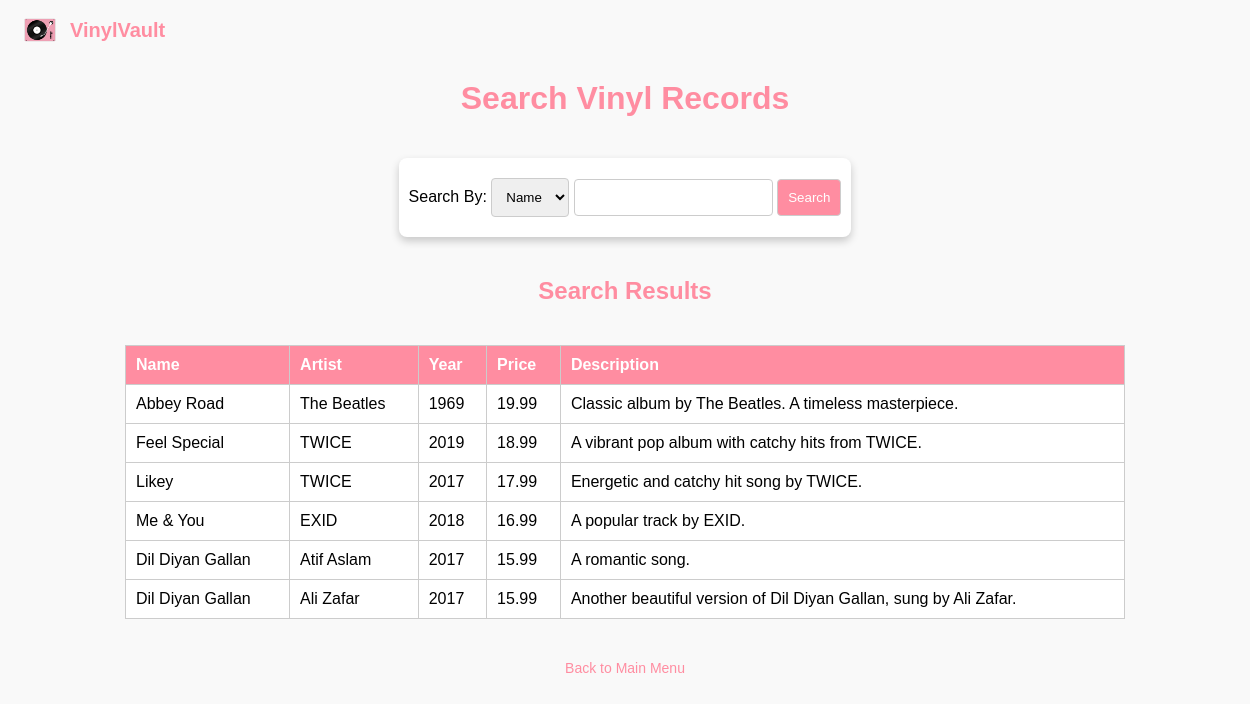
The app's page /search.php (signed in) with its own data.
### tables this page shows
CREATE TABLE `vinyls` (
  `id` int(11) NOT NULL,
  `title` varchar(128) NOT NULL,
  `artist` varchar(128) NOT NULL,
  `year` char(4) DEFAULT NULL,
  `description` text DEFAULT NULL,
  `price` decimal(10,2) NOT NULL
);

### search.php (the view, shortened to what this page needs)
<?php
require 'dblogin.php';
$searchTerm = isset($_GET['search']) ? $_GET['search'] : '';
$searchBy = isset($_GET['searchBy']) ? $_GET['searchBy'] : 'title';
$sql = "SELECT * FROM vinyls WHERE $searchBy LIKE ?";
$stmt = $pdo->prepare($sql);
$stmt->execute(["%$searchTerm%"]);
$records = $stmt->fetchAll();
?>
<!DOCTYPE html>
<html lang="en">
<head>
</head>
<body>
    <div class="header">
        <img src="vinyl.png" alt="VinylVault Logo">
        <h1>VinylVault</h1>
    </div>
    <h1>Search Vinyl Records</h1>
    <form action="" method="GET">
        <label for="searchBy">Search By:</label>
        <select name="searchBy" id="searchBy">
            <option value="title" <?php echo $searchBy === 'title' ? 'selected' : ''; ?>>Name</option>
        </select>
        <input type="text" name="search" id="search" value="<?php echo htmlspecialchars($searchTerm); ?>" required>
        <input type="submit" value="Search">
    </form>
    <h2>Search Results</h2>
    <?php if ($records): ?>
        <table>
            <tr>
                <th>Name</th>
                <th>Artist</th>
                <th>Year</th>
                <th>Price</th>
                <th>Description</th>
            </tr>
            <?php foreach ($records as $record): ?>
                <tr>
                    <td><?php echo htmlspecialchars($record['title']); ?></td>
                    <td><?php echo htmlspecialchars($record['artist']); ?></td>
                    <td><?php echo htmlspecialchars($record['year']); ?></td>
                    <td><?php echo htmlspecialchars($record['price']); ?></td>
                    <td><?php echo htmlspecialchars($record['description']); ?></td>
                </tr>
            <?php endforeach; ?>
        </table>
    <?php else: ?>
        <p>No records found for "<?php echo htmlspecialchars($searchTerm); ?>".</p>
    <?php endif; ?>
    <div class="back-link">
        <a href="main.php">Back to Main Menu</a>
    </div>
</body>
</html>

### search.php (style rules this page uses)
body { font-family: Arial, Helvetica, sans-serif; margin: 0; padding: 0; display: flex; flex-direction: column; align-items: center; background-color: #f9f9f9; }
.header { display: flex; align-items: center; width: 100%; padding: 10px 20px; position: absolute; top: 0; left: 0; }
.header img { height: 40px; margin-right: 10px; }
.header h1 { font-size: 20px; margin: 0; color: #FF8DA1; }
h1 { color: #FF8DA1; margin-top: 80px; }
h2 { color: #FF8DA1; }
form { margin: 20px; padding: 10px; background-color: white; border-radius: 8px; box-shadow: 0 4px 8px rgba(0, 0, 0, 0.2); }
select, input[type="text"], input[type="submit"] { padding: 10px; margin: 10px 0; border-radius: 4px; border: 1px solid #ccc; }
input[type="submit"] { background-color: #FF8DA1; color: white; cursor: pointer; }
table { width: 80%; margin: 20px 0; border-collapse: collapse; }
th, td { padding: 10px; text-align: left; border: 1px solid #ccc; }
th { background-color: #FF8DA1; color: white; }
td { background-color: white; }
.back-link { margin-top: 20px; text-align: center; }
.back-link a { color: #FF8DA1; text-decoration: none; font-size: 14px; }

### records on screen
vinyls: title "Abbey Road", artist "The Beatles", year "1969", price "19.99", description "Classic album by The Beatles. A timeless masterpiece."
vinyls: title "Feel Special", artist "TWICE", year "2019", price "18.99", description "A vibrant pop album with catchy hits from TWICE."
vinyls: title "Likey", artist "TWICE", year "2017", price "17.99", description "Energetic and catchy hit song by TWICE."
vinyls: title "Me & You", artist "EXID", year "2018", price "16.99", description "A popular track by EXID."
vinyls: title "Dil Diyan Gallan", artist "Atif Aslam", year "2017", price "15.99", description "A romantic song."
vinyls: title "Dil Diyan Gallan", artist "Ali Zafar", year "2017", price "15.99", description "Another beautiful version of Dil Diyan Gallan, sung by Ali Zafar."
